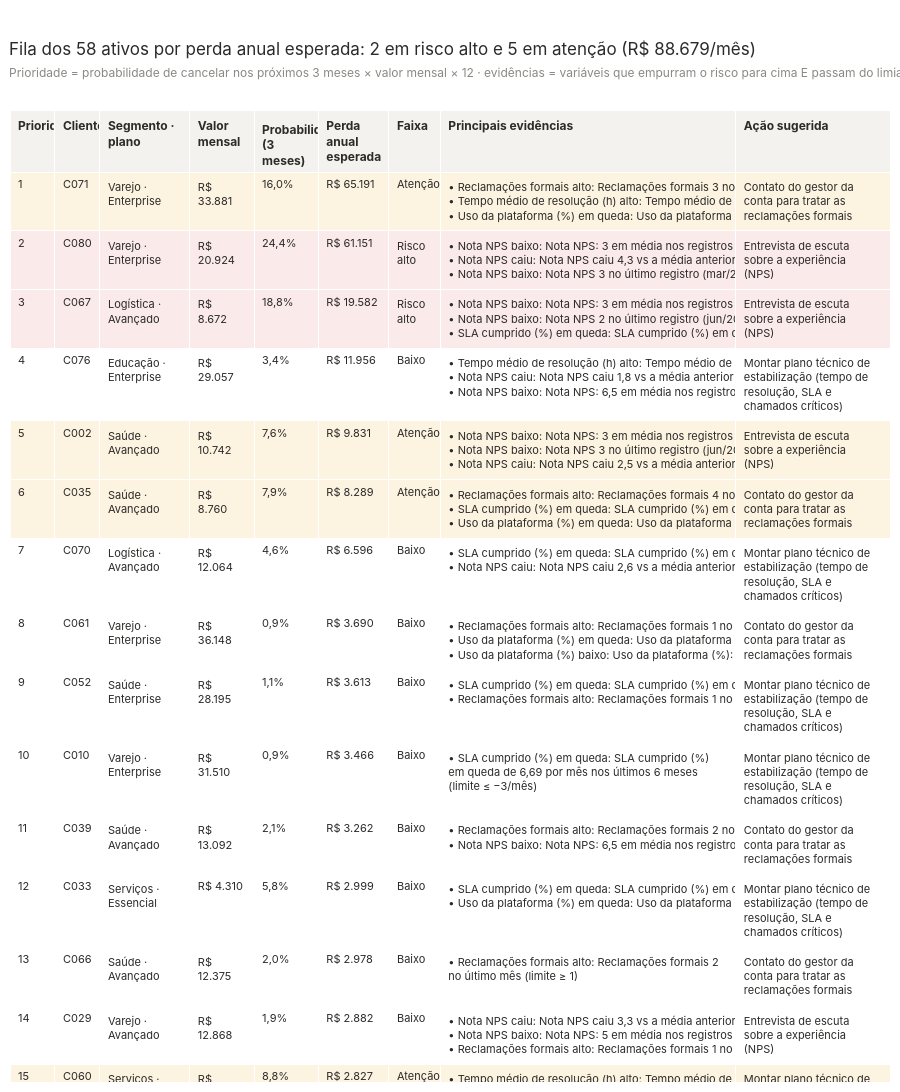

Notebook source saved alongside this figure:
### Markdown cell above
## 4. Fila de atendimento (jun/2026)

### Code cell
def evid_txt(c, n=3):
    e = E[(E.cliente == c) & E.dispara].head(n)
    return "<br>".join(f"• {t}: {dt}" for t, dt in zip(e.titulo, e.detalhe)) or "—"

FILL = {"alto": "#fbeaea", "atencao": "#fdf3e1", "baixo": "white"}
cli = d.clientes.set_index("cliente_id").loc[F.index]
cols = {"Prioridade": F.prioridade.astype(str), "Cliente": F.index, "Segmento · plano": [f"{s} · {p}" for s, p in zip(cli.segmento, cli.plano)],
        "Valor mensal": F.valor_mensal.map(fmt_brl), "Probabilidade (3 meses)": F.probabilidade.map(pct),
        "Perda anual esperada": F.perda_anual_esperada.map(fmt_brl), "Faixa": F.faixa_risco.map(NOME_FAIXA),
        "Principais evidências": [evid_txt(c) for c in F.index], "Ação sugerida": F.acao_sugerida}
fig = go.Figure(go.Table(columnwidth=[0.7, 0.7, 1.4, 1, 1, 1.1, 0.8, 4.6, 2.4],
                         header=dict(values=[f"<b>{c}</b>" for c in cols], fill_color="#f3f2ee", align="left", font_size=12),
                         cells=dict(values=list(cols.values()), align="left", font_size=11, height=26,
                                    fill_color=[[FILL[f] for f in F.faixa_risco]] * len(cols))))
nf = F.faixa_risco.value_counts()
em = F[F.faixa_risco != "baixo"]
fig.update_layout(height=2400, margin=dict(l=10, r=10, t=110, b=10),
                  title=f"Fila dos {len(F)} ativos por perda anual esperada: {nf.get('alto', 0)} em risco alto e {nf.get('atencao', 0)} em atenção "
                        f"({fmt_brl(em.valor_mensal.sum())}/mês)"
                        + sub("Prioridade = probabilidade de cancelar nos próximos 3 meses × valor mensal × 12 · "
                              "evidências = variáveis que empurram o risco para cima E passam do limiar aprendido"))
fig.show()

### Figure 1 — Plotly figure (JSON) as saved in the notebook; plotly's stock layout.template omitted (floating-point values rounded to 4 significant figures; data arrays with more than 128 entries replaced by an {"elided": "..."} marker saying what was removed)
{"data": [{"cells": {"align": "left", "fill": {"color": {"elided": "9x58 str values"}}, "font": {"size": 11}, "height": 26, "values": {"elided": "9x58 str values"}}, "columnwidth": [0.7, 0.7, 1.4, 1, 1, 1.1, 0.8, 4.6, 2.4], "header": {"align": "left", "fill": {"color": "#f3f2ee"}, "font": {"size": 12}, "values": ["<b>Prioridade</b>", "<b>Cliente</b>", "<b>Segmento · plano</b>", "<b>Valor mensal</b>", "<b>Probabilidade (3 meses)</b>", "<b>Perda anual esperada</b>", "<b>Faixa</b>", "<b>Principais evidências</b>", "<b>Ação sugerida</b>"]}, "type": "table"}], "layout": {"height": 2400, "margin": {"b": 10, "l": 10, "r": 10, "t": 110}, "title": {"text": "Fila dos 58 ativos por perda anual esperada: 2 em risco alto e 5 em atenção (R$ 88.679/mês)<br><span style='font-size:12px;color:#8a8984'>Prioridade = probabilidade de cancelar nos próximos 3 meses × valor mensal × 12 · evidências = variáveis que empurram o risco para cima E passam do limiar aprendido</span>"}}}
